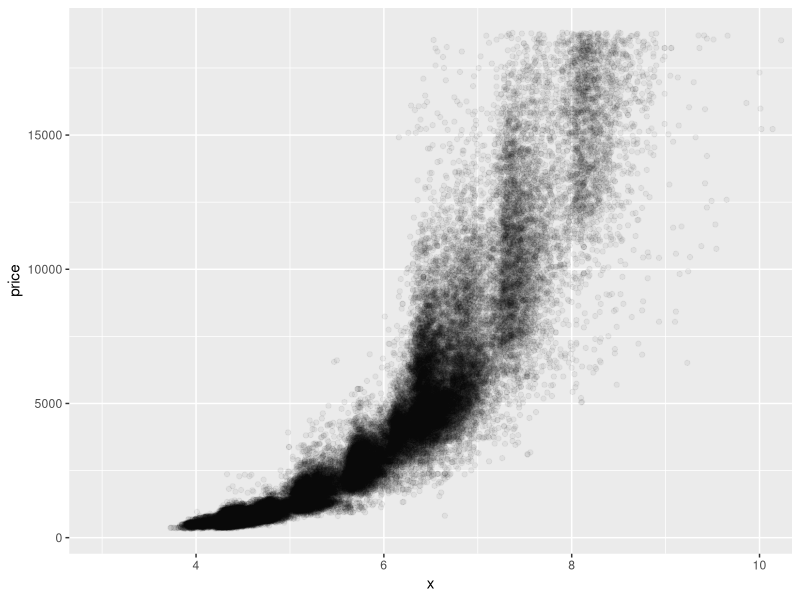
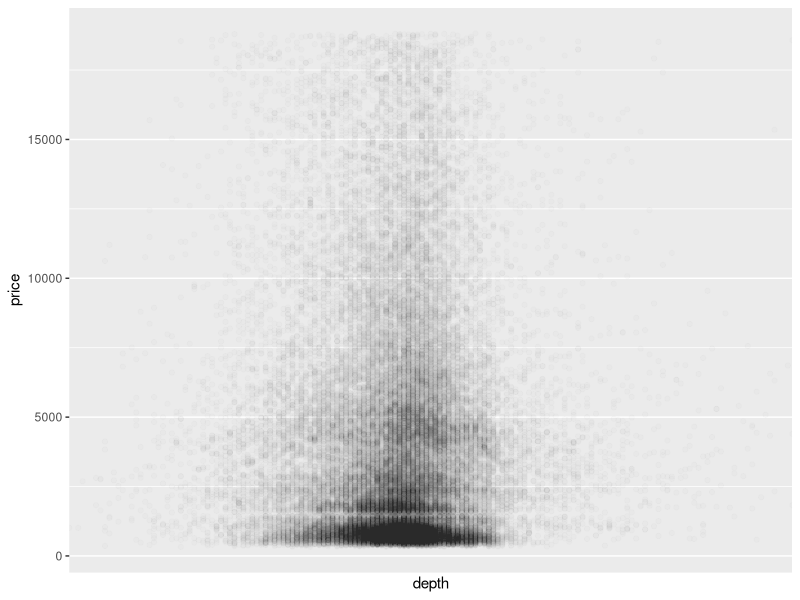
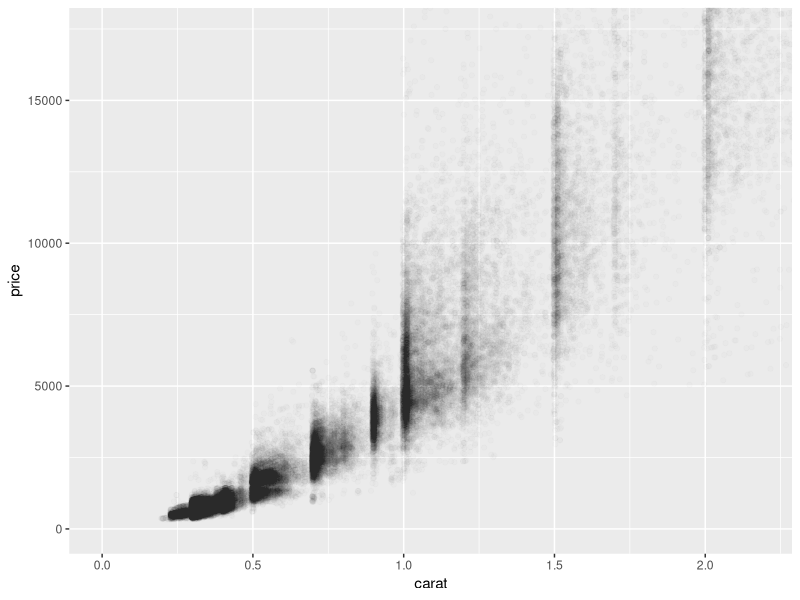
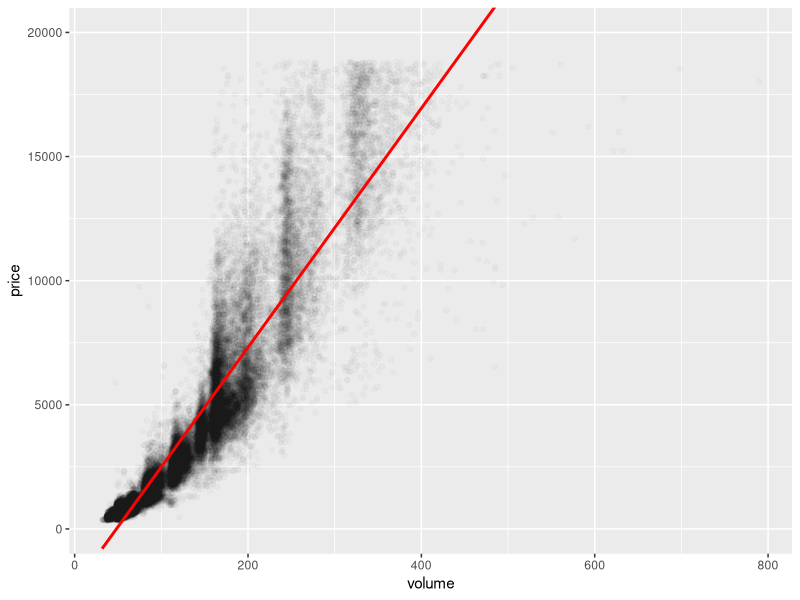
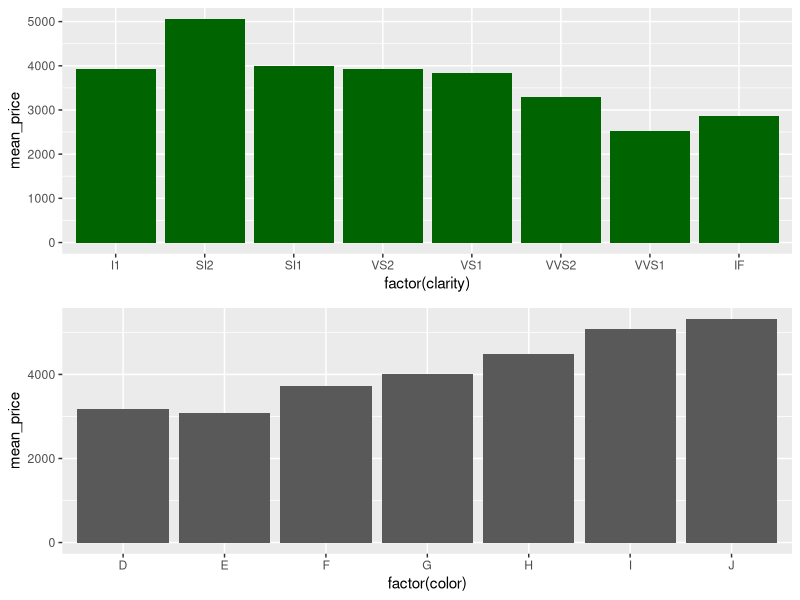
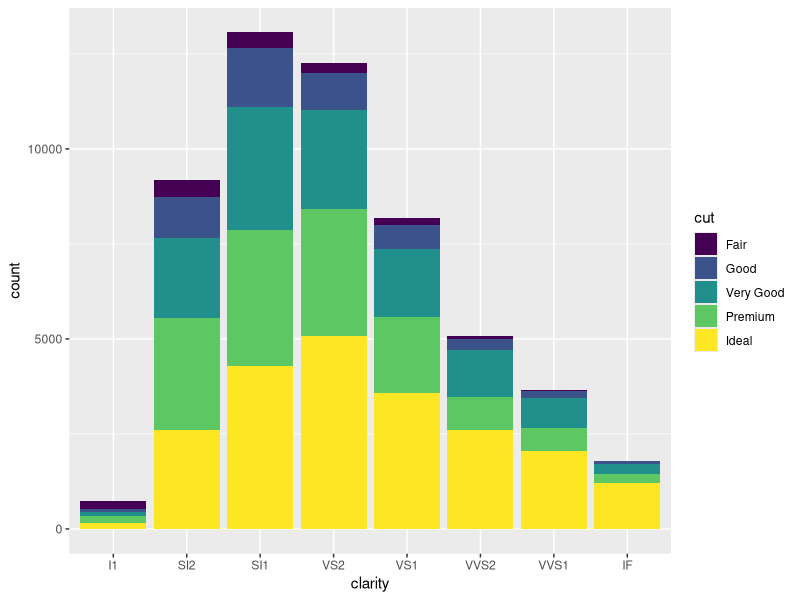

Recreate these plots in R, in order.
## ---- chunk 1
suppressMessages(library(ggplot2))
suppressMessages(library(dplyr))
suppressMessages(library(gridExtra))

ggplot(diamonds, aes(x = x, y = price)) +
  geom_point(alpha = 1/20) +
  coord_cartesian(xlim = c(3, 10))

## ---- chunk 2

cor_x <- cor.test(diamonds$price, diamonds$x)
cor_y <- cor.test(diamonds$price, diamonds$y)
cor_z <- cor.test(diamonds$price, diamonds$z)

## ---- chunk 3

ggplot(diamonds, aes(x = depth, y = price)) +
  geom_point(alpha = 1/100) +
  coord_cartesian(xlim = c(55, 70)) +
  scale_x_discrete(breaks = seq(55, 70, 2))


cor.test(diamonds$price, diamonds$depth)
## ---- chunk 4

ggplot(diamonds, aes(x = carat, y = price)) +
  geom_point(alpha = 1/100, position = position_jitter(h = 0)) +
  coord_cartesian(xlim = c(0, quantile(diamonds$carat, 0.99)),
                  ylim = c(0, quantile(diamonds$price, 0.99)))
    
cor.test(diamonds$price, diamonds$carat)
## ---- chunk 5

diamonds$volume <- diamonds$x * diamonds$y * diamonds$z

#Are there any diamonds with a volume == 0?
tally(group_by(diamonds,volume == 0))

#What is the correlation of price nd volume? Exclude diamonds that have volume of 0 or are greater than or equal to 800.
with(subset(diamonds, volume > 0 & volume <= 800), cor.test(price, volume))

#Plot this subset, add transparency, add linear plot
ggplot(aes(x = volume, y = price), 
       data = subset(diamonds, volume > 0 & volume <= 800)) +
  coord_cartesian(ylim = c(0,20000)) +
  geom_point(alpha = 1/50) +
  geom_smooth(method = 'lm', color = 'red')

## ---- chunk 6
#create new data frame
diamonds_by_clarity <- diamonds %>%
  group_by(clarity) %>%
  summarise(
            mean_price = mean(price),
            median_price = median(price),
            min_price = min(price),
            max_price = max(price),
            n = n())

diamonds_by_color <- diamonds %>%
  group_by(color) %>%
  summarise(
            mean_price = mean(price),
            median_price = median(price),
            min_price = min(price),
            max_price = max(price),
            n = n())

bar_p1 <- ggplot(diamonds_by_clarity, aes(x = factor(clarity), y = mean_price)) +
  geom_bar(stat = "identity", fill = "darkgreen")

bar_p2 <- ggplot(diamonds_by_color, aes(x = factor(color), y = mean_price)) +
  geom_bar(stat = "identity")

grid.arrange(bar_p1, bar_p2, ncol = 1)
  
## ---- chunk 7
ggplot(diamonds, aes(clarity, fill=cut)) + geom_bar()
